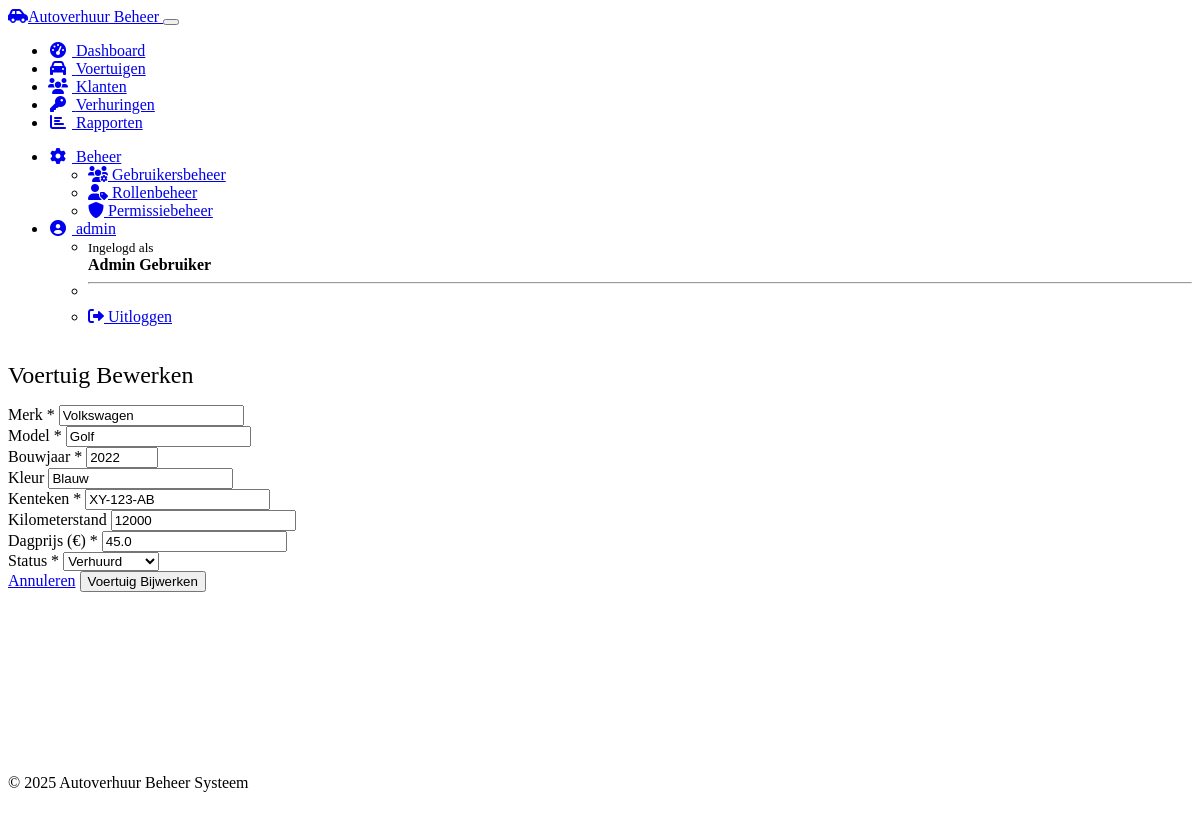
Screenshot of /vehicles/edit/1 (signed in) with the database file from the repository.
### models.py (models this page shows, shortened)
class User(UserMixin, db.Model):
    id = db.Column(db.Integer, primary_key=True)
    username = db.Column(db.String(64), unique=True, nullable=False)
    email = db.Column(db.String(120), unique=True, nullable=False)
    password_hash = db.Column(db.String(256), nullable=False)
    first_name = db.Column(db.String(64))
    last_name = db.Column(db.String(64))
    is_active = db.Column(db.Boolean, default=True)
    last_login = db.Column(db.DateTime)
    created_at = db.Column(db.DateTime, default=datetime.utcnow)
    roles = db.relationship('Role', secondary=user_roles, lazy='subquery',
                           backref=db.backref('users', lazy=True))
    @property
    def full_name(self):
        if self.first_name and self.last_name:
            return f"{self.first_name} {self.last_name}"
        return self.username
    def has_role(self, role_name):
        return any(role.name == role_name for role in self.roles)

class Vehicle(db.Model):
    id = db.Column(db.Integer, primary_key=True)
    make = db.Column(db.String(50), nullable=False)
    model = db.Column(db.String(50), nullable=False)
    year = db.Column(db.Integer, nullable=False)
    license_plate = db.Column(db.String(20), unique=True, nullable=False)
    status = db.Column(db.String(20), default='available')  # available, rented, maintenance
    daily_rate = db.Column(db.Float, nullable=False)
    color = db.Column(db.String(20))
    mileage = db.Column(db.Integer)
    created_at = db.Column(db.DateTime, default=datetime.utcnow)
    rentals = db.relationship('Rental', backref='vehicle', lazy=True)

### routes.py (the view, shortened to what this page needs)
@app.route('/vehicles/edit/<int:id>', methods=['GET', 'POST'])
def edit_vehicle(id):
    vehicle = Vehicle.query.get_or_404(id)
    return render_template('vehicle_form.html', vehicle=vehicle)

### models.py (called while the page is built)
@login_manager.user_loader
def load_user(user_id):
    return User.query.get(int(user_id))

### templates/vehicle_form.html (shortened to what this page needs)
{% extends 'layout.html' %}
{% block content %}
<div class="card">
    <div class="card-header">
        <h2>{% if vehicle %}Voertuig Bewerken{% else %}Nieuw Voertuig Toevoegen{% endif %}</h2>
    </div>
    <div class="card-body">
        <form method="post">
            <div class="row">
                <div class="col-md-6 mb-3">
                    <label for="make" class="form-label">Merk *</label>
                    <input type="text" class="form-control" id="make" name="make" required
                           value="{{ vehicle.make if vehicle else '' }}">
                </div>
                <div class="col-md-6 mb-3">
                    <label for="model" class="form-label">Model *</label>
                    <input type="text" class="form-control" id="model" name="model" required
                           value="{{ vehicle.model if vehicle else '' }}">
                </div>
            </div>
            <div class="row">
                <div class="col-md-6 mb-3">
                    <label for="year" class="form-label">Bouwjaar *</label>
                    <input type="number" class="form-control" id="year" name="year"
                           min="1900" max="2026" required
                           value="{{ vehicle.year if vehicle else '' }}">
                </div>
                <div class="col-md-6 mb-3">
                    <label for="color" class="form-label">Kleur</label>
                    <input type="text" class="form-control" id="color" name="color"
                           value="{{ vehicle.color if vehicle else '' }}">
                </div>
            </div>
            <div class="row">
                <div class="col-md-6 mb-3">
                    <label for="license_plate" class="form-label">Kenteken *</label>
                    <input type="text" class="form-control" id="license_plate" name="license_plate" required
                           value="{{ vehicle.license_plate if vehicle else '' }}">
                </div>
                <div class="col-md-6 mb-3">
                    <label for="mileage" class="form-label">Kilometerstand</label>
                    <input type="number" class="form-control" id="mileage" name="mileage" min="0"
                           value="{{ vehicle.mileage if vehicle else '0' }}">
                </div>
            </div>
            <div class="row">
                <div class="col-md-6 mb-3">
                    <label for="daily_rate" class="form-label">Dagprijs (€) *</label>
                    <input type="number" step="0.01" min="0" class="form-control" id="daily_rate" name="daily_rate" required
                           value="{{ vehicle.daily_rate if vehicle else '' }}">
                </div>
                <div class="col-md-6 mb-3">
                    <label for="status" class="form-label">Status *</label>
                    <select class="form-select" id="status" name="status" required>
                        <option value="rented" {% if vehicle and vehicle.status == 'rented' %}selected{% endif %}>Verhuurd</option>
                    </select>
                </div>
            </div>
            <div class="d-flex justify-content-between mt-4">
                <a href="{{ url_for('vehicles') }}" class="btn btn-secondary">Annuleren</a>
                <button type="submit" class="btn btn-primary">
                    Voertuig {% if vehicle %}Bijwerken{% else %}Toevoegen{% endif %}
                </button>
            </div>
        </form>
    </div>
</div>
{% endblock %}

### templates/layout.html (shortened to what this page needs)
<!DOCTYPE html>
<html lang="nl" data-bs-theme="dark">
<head>
    <link rel="stylesheet" href="https://cdn.replit.com/agent/bootstrap-agent-dark-theme.min.css">
    <link rel="stylesheet" href="https://cdnjs.cloudflare.com/ajax/libs/font-awesome/6.0.0/css/all.min.css">
    <link rel="stylesheet" href="https://cdn.jsdelivr.net/npm/bootstrap-icons@1.10.3/font/bootstrap-icons.css">
    <link rel="stylesheet" href="{{ url_for('static', filename='css/custom.css') }}">
</head>
<body>
    <nav class="navbar navbar-expand-lg navbar-dark bg-dark">
        <div class="container">
            <a class="navbar-brand" href="{{ url_for('dashboard') }}">
                <i class="fas fa-car-side me-2"></i>Autoverhuur Beheer
            </a>
            <button class="navbar-toggler" type="button" data-bs-toggle="collapse" data-bs-target="#navbarNav">
            </button>
            <div class="collapse navbar-collapse" id="navbarNav">
                <ul class="navbar-nav me-auto">
                    <li class="nav-item">
                        <a class="nav-link {% if request.path == '/' %}active{% endif %}" href="{{ url_for('dashboard') }}">
                            <i class="fas fa-tachometer-alt me-1"></i> Dashboard
                        </a>
                    </li>
                    <li class="nav-item">
                        <a class="nav-link {% if '/vehicles' in request.path %}active{% endif %}" href="{{ url_for('vehicles') }}">
                            <i class="fas fa-car me-1"></i> Voertuigen
                        </a>
                    </li>
                    <li class="nav-item">
                        <a class="nav-link {% if '/customers' in request.path %}active{% endif %}" href="{{ url_for('customers') }}">
                            <i class="fas fa-users me-1"></i> Klanten
                        </a>
                    </li>
                    <li class="nav-item">
                        <a class="nav-link {% if '/rentals' in request.path %}active{% endif %}" href="{{ url_for('rentals') }}">
                            <i class="fas fa-key me-1"></i> Verhuringen
                        </a>
                    </li>
                    <li class="nav-item">
                        <a class="nav-link {% if '/reports' in request.path %}active{% endif %}" href="{{ url_for('reports') }}">
                            <i class="fas fa-chart-bar me-1"></i> Rapporten
                        </a>
                    </li>
                </ul>
                <ul class="navbar-nav">
                    {% if current_user.is_authenticated %}
                        {% if current_user.has_role('admin') %}
                            <li class="nav-item dropdown">
                                <a class="nav-link dropdown-toggle {% if '/admin' in request.path %}active{% endif %}"
                                   href="#" id="adminDropdown" role="button"
                                   data-bs-toggle="dropdown" aria-expanded="false">
                                    <i class="fas fa-cog me-1"></i> Beheer
                                </a>
                                <ul class="dropdown-menu dropdown-menu-end" aria-labelledby="adminDropdown">
                                    <li>
                                        <a class="dropdown-item" href="{{ url_for('auth.users') }}">
                                            <i class="fas fa-users-cog me-1"></i> Gebruikersbeheer
                                        </a>
                                    </li>
                                    <li>
                                        <a class="dropdown-item" href="{{ url_for('auth.roles') }}">
                                            <i class="fas fa-user-tag me-1"></i> Rollenbeheer
                                        </a>
                                    </li>
                                    <li>
                                        <a class="dropdown-item" href="{{ url_for('auth.permissions') }}">
                                            <i class="fas fa-shield-alt me-1"></i> Permissiebeheer
                                        </a>
                                    </li>
                                </ul>
                            </li>
                        {% endif %}
                        <li class="nav-item dropdown">
                            <a class="nav-link dropdown-toggle" href="#" id="userDropdown"
                               role="button" data-bs-toggle="dropdown" aria-expanded="false">
                                <i class="fas fa-user-circle me-1"></i> {{ current_user.username }}
                            </a>
                            <ul class="dropdown-menu dropdown-menu-end" aria-labelledby="userDropdown">
                                <li>
                                    <span class="dropdown-item-text text-muted">
                                        <small>Ingelogd als</small><br>
                                        <strong>{{ current_user.full_name }}</strong>
                                    </span>
                                </li>
                                <li><hr class="dropdown-divider"></li>
                                <li>
                                    <a class="dropdown-item" href="{{ url_for('auth.logout') }}">
                                        <i class="fas fa-sign-out-alt me-1"></i> Uitloggen
                                    </a>
                                </li>
                            </ul>
                        </li>
                    {% else %}
                        <li class="nav-item">
                            <a class="nav-link" href="{{ url_for('auth.login') }}">
                                <i class="fas fa-sign-in-alt me-1"></i> Inloggen
                            </a>
                        </li>
                    {% endif %}
                </ul>
            </div>
        </div>
    </nav>
    <div class="container mt-4 mb-5">
        {% block content %}{% endblock %}
    </div>
    <footer class="bg-dark text-light py-3 mt-auto">
        <div class="container text-center">
            <p class="mb-0">&copy; 2025 Autoverhuur Beheer Systeem</p>
        </div>
    </footer>
</body>
</html>

### static/css/custom.css (style rules this page uses)
.card { transition: transform 0.3s ease, box-shadow 0.3s ease; }
body { display: flex; flex-direction: column; min-height: 100vh; }
.container { flex: 1; }
h1, h2 { font-weight: 300; margin-bottom: 1rem; }
.nav-link i { width: 1.25rem; text-align: center; margin-right: 0.25rem; }
.navbar-brand { font-weight: 500; }
footer { margin-top: auto; }

### rows the page displays
User: username "admin", full_name "Admin Gebruiker"
Vehicle: make "Volkswagen", model "Golf", year "2022", color "Blauw", license_plate "XY-123-AB", mileage "12000", daily_rate "45.0", status "Verhuurd"
